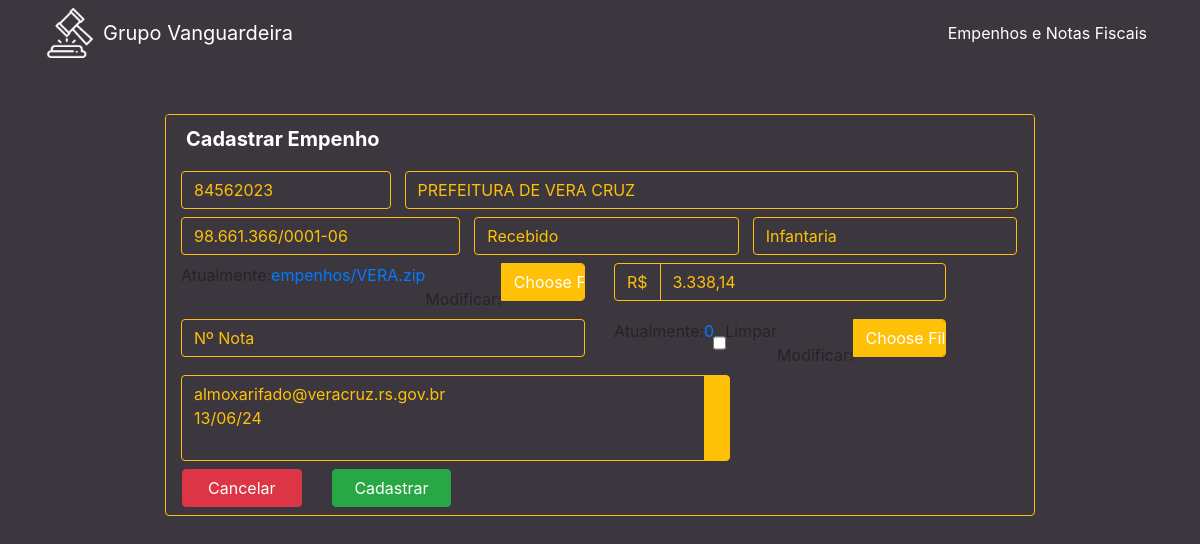
The app's page /edit/866/, older data.
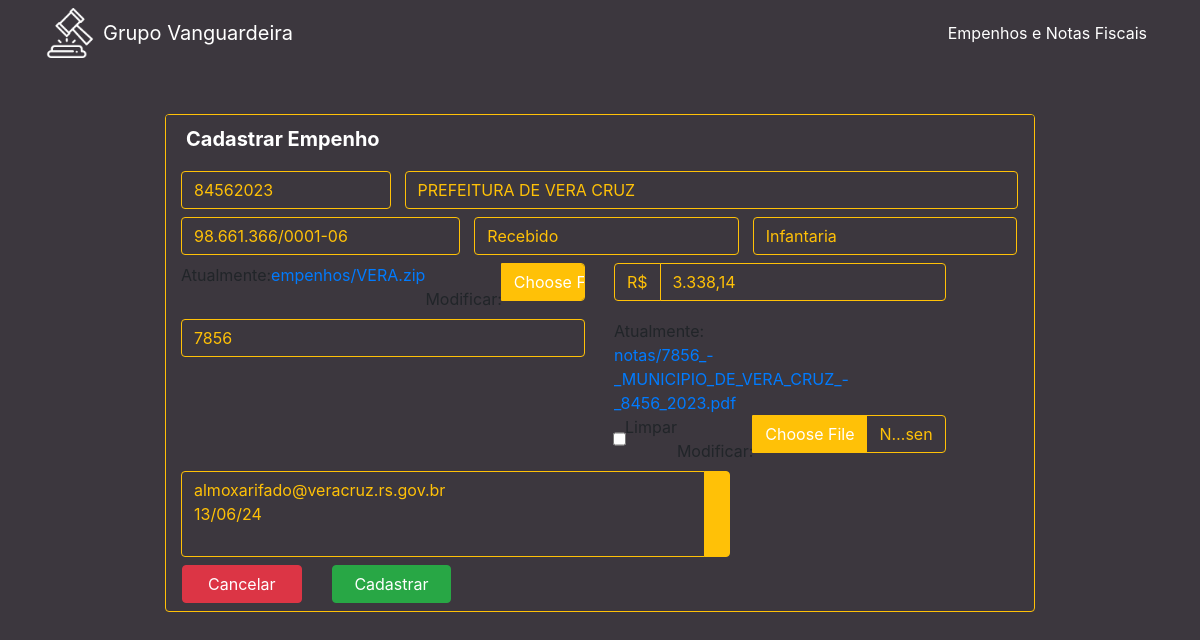
The same page, newer data.
### cliente/models.py (models this page shows, shortened)
class Cliente(models.Model):
    numero = models.CharField(max_length=255)
    nome = models.CharField(max_length=255)
    cnpj = models.CharField(max_length=255)
    data_criacao = models.DateTimeField(default=timezone.now)
    categoria = models.ForeignKey(Categoria, on_delete=models.DO_NOTHING)
    empresa = models.ForeignKey(Empresa, on_delete=models.DO_NOTHING)
    empenho = models.FileField(upload_to='empenhos/', max_length=500)
    nfe = models.FileField(upload_to='notas/', max_length=500, default='0', blank=True)
    n_nfe = models.CharField(max_length=255, blank=True)
    descricao = models.TextField(blank=True)
    valor = models.CharField(max_length=255)

### cliente/views.py (the view)
# urls.py: path('edit/<int:pk>/', views.edit, name="edit"),
def edit(request, pk):
    cliente = Cliente.objects.get(pk=pk)
    form = ClienteForm(instance=cliente)
    return render(request, 'cliente/form.html', {'cliente': cliente, 'form': form})

### cliente/form.py
class ClienteForm(ModelForm):
    class Meta:
        model = Cliente
        fields = ['numero', 'nome', 'cnpj', 'data_criacao', 'categoria', 'empresa', 'empenho', 'descricao', 'valor', 'nfe', 'n_nfe']
    def __init__(self, *args, **kwargs):
        super(ClienteForm, self).__init__(*args, **kwargs)
        for field in self.fields:
            self.fields[field]. widget.attrs.update({'class': 'form-control'})

### cliente/models.py (called while the page is built)
    def __str__(self):
        return self.nome

    def __str__(self):
        return self.nome

### cliente/templates/cliente/form.html (shortened to what this page needs)
{% extends 'base.html' %}
{% load widget_tweaks %}
{% block conteudo %}
    <div class="container col-lg-12 center mt-5 w-75">
        <div class="card card-primary card-formulario">
            <div class="card-header">
                <h5 class="card-title mb-0">
                    Cadastrar Empenho
                </h5>
            </div>
            <form action="{% if cliente %}/cliente/update/{{cliente.id}}/{% else %}/cliente/create/{% endif %}" method="POST" enctype="multipart/form-data">
                  <div class="input-group col-12 p-15 my-2">
                    <div class="input-group col-3 p-0">
                      {% render_field form.numero name="numero" type="name" placeholder="Nº Empenho" autocomplete="off"%}
                    </div>
                    <div class="input-group col-9 pr-0">
                      {% render_field form.nome name="nome" id="nome" type="name" placeholder="Nome do cliente" autocomplete="off"%}
                    </div>
                  </div>
                  <div class="input-group col-12 mb-2 p-15">
                    <div class="input-group col-4 p-0" >
                      {% render_field form.cnpj type="text" onblur="checkCnpj(this.value)" id="cpfcnpj" placeholder="CNPJ" autocomplete="off"%}
                    </div>
                    <div class="input-group col-4 pr-0">
                      {% render_field form.categoria name="categoria" id="categoria" placeholder="Categoria" autocomplete="off"%}
                    </div>
                    <div class="input-group col-4 pr-0">
                      {% render_field form.empresa name="empresa" id="empresa" placeholder="Empresa" autocomplete="off"%}
                    </div>
                  </div>
                  <div class="input-group col-12 p-0">
                    <div class="input-group col-6 p-15 mb-2" >
                      {% render_field form.empenho name="empenho" type="file" placeholder="Empenho" autocomplete="off"%}
                    </div>
                    <div class="input-group col-5 p-15 mb-2" >
                      <span class="input-group-text valor" id="span-valor">R$</span>
                      {% render_field form.valor name="valor" type="text" id="valor" placeholder="Valor do empenho" autocomplete="off"%}
                    </div>
                  </div>
                  <div class="input-group col-12 p-0">
                    <div class="input-group col-6 p-15 mb-2" >
                      {% render_field form.n_nfe name="n_nfe" type="name" placeholder="Nº Nota" autocomplete="off"%}
                    </div>
                    <div class="input-group col-5 p-15 mb-2" >
                      {% render_field form.nfe name="nfe" type="file" value="0" placeholder="Nfe" autocomplete="off"%}
                    </div>
                  </div>
                  <div class="input-group col-8 p-15 mb-2" >
                    {% render_field form.descricao rows="3" style="resize:none;" placeholder="Observações..." type="text" autocomplete="off"%}
                    <div class="input-group-append">
                      <div class="input-group-text">
                      </div>
                    </div>
                  </div>
                <div class="row">
                    <div class="col-2 mb-2 ml-3">
                      <a class="btn btn-danger btn-block" href="{{ request.META.HTTP_REFERER }}">Cancelar</a>
                    </div>
                    <div class="col-2 m-0">
                      <button type="submit" class="btn btn-success btn-block" id="submit_button" >Cadastrar</button>
                    </div>
                </div>
            </form>
        </div>
    </div>
{% endblock %}

Row changes from the older to the newer data that the page shows:
changed Cliente "PREFEITURA DE VERA CRUZ": n_nfe (not shown) → "7856"
Text that changed along with them:
text no longer shown: "Atualmente: 0 Limpar Modificar:"
text now shown: "Atualmente: notas/7856_-_MUNICIPIO_DE_VERA_CRUZ_-_8456_2023.pdf Limpar Modificar:"
